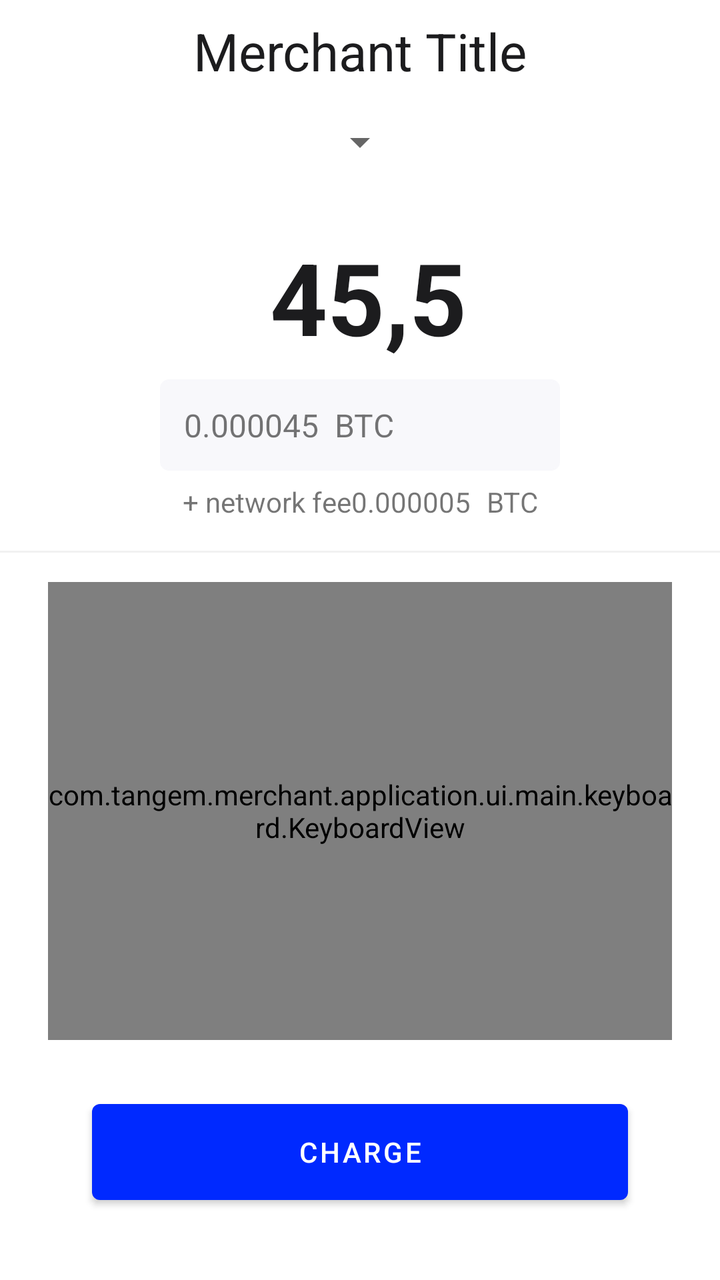
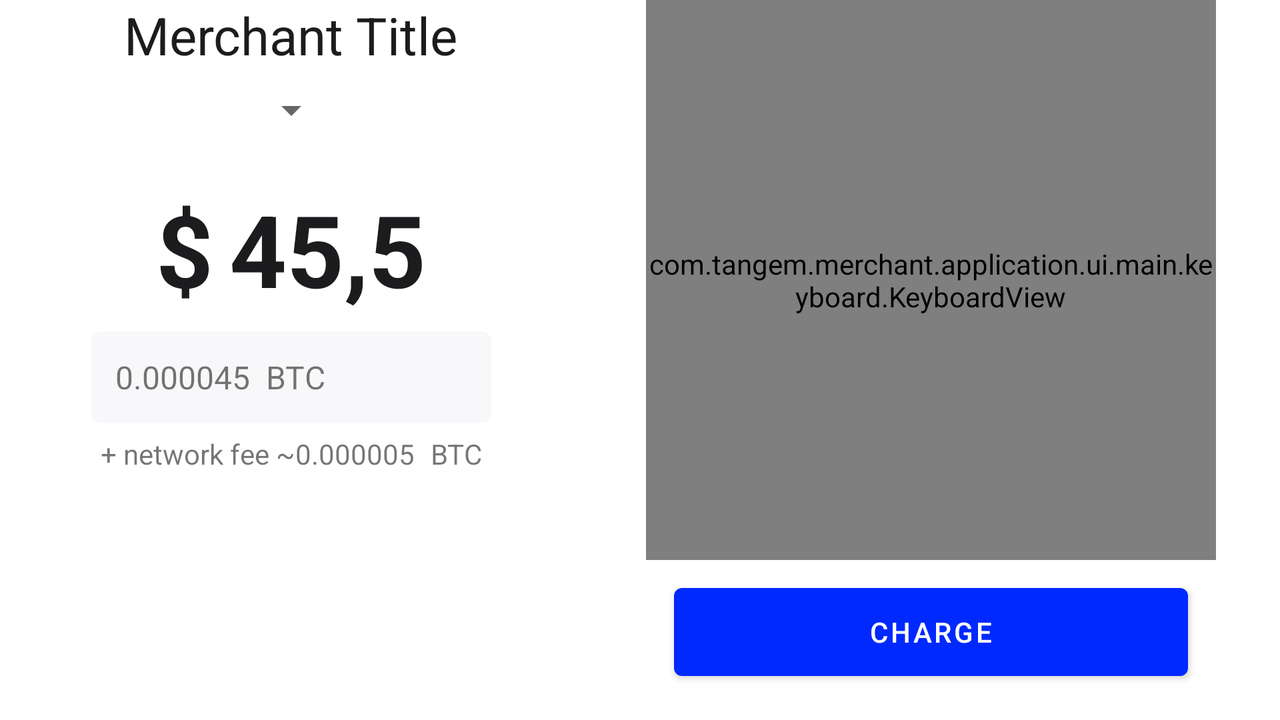

Two renders of one Android screen. The first uses the default layout on a phone; the second uses the alternative layout the repository ships for a different screen configuration, on a matching device. The two XML files are below.
<!-- AndroidManifest.xml: application theme AppTheme -->
<!-- res/layout/fg_main.xml -->
<?xml version="1.0" encoding="utf-8"?>
<LinearLayout xmlns:android="http://schemas.android.com/apk/res/android"
    xmlns:app="http://schemas.android.com/apk/res-auto"
    xmlns:tools="http://schemas.android.com/tools"
    android:id="@+id/llRoot"
    android:layout_width="match_parent"
    android:layout_height="match_parent"
    android:orientation="vertical">

    <androidx.constraintlayout.widget.ConstraintLayout
        android:id="@+id/clTop"
        android:layout_width="match_parent"
        android:layout_height="match_parent"
        android:layout_weight="1.2">

        <TextView
            android:id="@+id/tvMerchantTitle"
            android:layout_width="wrap_content"
            android:layout_height="wrap_content"
            android:layout_marginTop="8dp"
            android:textColor="@color/textPrimary"
            android:textSize="26sp"
            app:layout_constraintEnd_toEndOf="parent"
            app:layout_constraintHorizontal_bias="0.5"
            app:layout_constraintStart_toStartOf="parent"
            app:layout_constraintTop_toTopOf="parent"
            tools:text="Merchant Title" />

        <Spinner
            android:id="@+id/spBlockchain"
            android:layout_width="wrap_content"
            android:layout_height="wrap_content"
            android:layout_marginTop="16dp"
            app:layout_constraintEnd_toEndOf="parent"
            app:layout_constraintHorizontal_bias="0.5"
            app:layout_constraintStart_toStartOf="parent"
            app:layout_constraintTop_toBottomOf="@+id/tvMerchantTitle" />

        <LinearLayout
            android:id="@+id/llFiat"
            android:layout_width="wrap_content"
            android:layout_height="wrap_content"
            android:layout_marginTop="32dp"
            android:orientation="horizontal"
            app:layout_constraintEnd_toEndOf="parent"
            app:layout_constraintStart_toStartOf="parent"
            app:layout_constraintTop_toBottomOf="@+id/spBlockchain">

            <TextView
                android:id="@+id/tvFiatCurrency"
                android:layout_width="wrap_content"
                android:layout_height="wrap_content"
                android:textColor="@color/textPrimary"
                android:textSize="50sp"
                android:textStyle="bold"
                android:visibility="gone"
                tools:text="$" />

            <View
                android:layout_width="8dp"
                android:layout_height="0dp" />

            <EditText
                android:id="@+id/tvFiatValue"
                android:layout_width="wrap_content"
                android:layout_height="wrap_content"
                android:background="@null"
                android:enabled="false"
                android:inputType="numberDecimal"
                android:maxLines="1"
                android:textColor="@color/textPrimary"
                android:textSize="50sp"
                android:textStyle="bold"
                tools:text="45,5" />

        </LinearLayout>

        <FrameLayout
            android:id="@+id/flBlockchain"
            android:layout_width="wrap_content"
            android:layout_height="wrap_content"
            android:layout_marginTop="8dp"
            android:background="@drawable/bg_rounded_rectangle"
            android:minWidth="200dp"
            android:padding="12dp"
            app:layout_constraintEnd_toEndOf="parent"
            app:layout_constraintHorizontal_bias="0.5"
            app:layout_constraintStart_toStartOf="parent"
            app:layout_constraintTop_toBottomOf="@+id/llFiat">

            <LinearLayout
                android:id="@+id/llBlockchain"
                android:layout_width="wrap_content"
                android:layout_height="wrap_content"
                android:orientation="horizontal">

                <TextView
                    android:id="@+id/tvBlockchainValue"
                    android:layout_width="wrap_content"
                    android:layout_height="wrap_content"
                    android:textSize="16sp"
                    tools:text="0.000045" />

                <View
                    android:layout_width="8dp"
                    android:layout_height="0dp" />

                <TextView
                    android:id="@+id/tvBlockchainCurrency"
                    android:layout_width="wrap_content"
                    android:layout_height="wrap_content"
                    android:textSize="16sp"
                    tools:text="BTC" />

            </LinearLayout>

        </FrameLayout>

        <LinearLayout
            android:id="@+id/linearLayout"
            android:layout_width="wrap_content"
            android:layout_height="wrap_content"
            android:layout_marginTop="6dp"
            android:orientation="horizontal"
            app:layout_constraintEnd_toEndOf="parent"
            app:layout_constraintHorizontal_bias="0.5"
            app:layout_constraintStart_toStartOf="parent"
            app:layout_constraintTop_toBottomOf="@+id/flBlockchain">

            <TextView
                android:id="@+id/tvFee"
                android:layout_width="wrap_content"
                android:layout_height="wrap_content"
                android:text="@string/network_fee" />

            <TextView
                android:id="@+id/tvFeeValue"
                android:layout_width="wrap_content"
                android:layout_height="wrap_content"
                tools:text="0.000005" />

            <View
                android:layout_width="8dp"
                android:layout_height="0dp" />

            <TextView
                android:id="@+id/tvFeeCurrency"
                android:layout_width="wrap_content"
                android:layout_height="wrap_content"
                tools:text="BTC" />

        </LinearLayout>

        <FrameLayout
            android:id="@+id/flDelimiter"
            android:layout_width="match_parent"
            android:layout_height="1dp"
            android:background="@color/delimiter"
            app:layout_constraintBottom_toBottomOf="parent"
            app:layout_constraintEnd_toEndOf="parent"
            app:layout_constraintStart_toStartOf="parent"
            app:layout_constraintTop_toBottomOf="@+id/linearLayout" />

    </androidx.constraintlayout.widget.ConstraintLayout>


    <androidx.constraintlayout.widget.ConstraintLayout
        android:id="@+id/clBottom"
        android:layout_width="match_parent"
        android:layout_height="match_parent"
        android:layout_weight="1">

        <com.tangem.merchant.application.ui.main.keyboard.KeyboardView
            android:id="@+id/keyboard"
            android:layout_width="0dp"
            android:layout_height="0dp"
            android:layout_marginStart="24dp"
            android:layout_marginEnd="24dp"
            android:layout_marginBottom="32dp"
            app:layout_constraintBottom_toTopOf="@+id/btnCharge"
            app:layout_constraintEnd_toEndOf="parent"
            app:layout_constraintStart_toStartOf="parent"
            app:layout_constraintTop_toTopOf="parent" />

        <Button
            android:id="@+id/btnCharge"
            android:layout_width="0dp"
            android:layout_height="wrap_content"
            android:layout_marginStart="46dp"
            android:layout_marginEnd="46dp"
            android:layout_marginBottom="40dp"
            android:insetTop="0dp"
            android:insetBottom="0dp"
            android:text="@string/btn_charge"
            app:layout_constraintBottom_toBottomOf="parent"
            app:layout_constraintEnd_toEndOf="parent"
            app:layout_constraintStart_toStartOf="parent" />

    </androidx.constraintlayout.widget.ConstraintLayout>

</LinearLayout>
<!-- resources referenced by this layout -->
<resources>
  <color name="delimiter">#F1F1F1</color>
  <color name="textPrimary">@color/main_black</color>
  <!-- drawable bg_rounded_rectangle (drawable) -->
  <?xml version="1.0" encoding="utf-8"?>
  <shape xmlns:android="http://schemas.android.com/apk/res/android"
      android:shape="rectangle">
  
      <corners android:radius="@dimen/bg_corner_radius" />
  
      <solid android:color="@color/bg_rounded_rectangle" />
  
      <stroke
          android:width="1dip"
          android:color="@color/bg_rounded_rectangle" />
  </shape>
  <string name="btn_charge">Charge</string>
  <string name="network_fee">+ network fee</string>
  <style name="AppTheme" parent="Theme.MaterialComponents.Light.NoActionBar">
          <item name="colorPrimary">@color/colorPrimary</item>
          <item name="colorPrimaryDark">@color/colorPrimaryDark</item>
          <item name="colorSecondary">@color/colorSecondary</item>
          <item name="colorAccent">@color/colorAccent</item>
          
          
          
          
          <item name="android:colorBackground">@color/background</item>
          <item name="colorSurface">@color/background</item>
      </style>
  <color name="main_black">#1C1C1E</color>
  <dimen name="bg_corner_radius">4dp</dimen>
  <color name="bg_rounded_rectangle">#F8F8FB</color>
  <color name="colorPrimary">#0029FF</color>
  <color name="colorPrimaryDark">#DFDCDC</color>
  <color name="colorSecondary">#9C27B0</color>
  <color name="colorAccent">#0029FF</color>
  <color name="background">#FFFFFF</color>
</resources>
<!-- res/layout-land/fg_main.xml (the repository's variant of the layout above) -->
<!-- drawn on the phone turned sideways -->
<?xml version="1.0" encoding="utf-8"?>
<LinearLayout xmlns:android="http://schemas.android.com/apk/res/android"
    xmlns:app="http://schemas.android.com/apk/res-auto"
    xmlns:tools="http://schemas.android.com/tools"
    android:id="@+id/llRoot"
    android:layout_width="match_parent"
    android:layout_height="match_parent"
    android:orientation="horizontal">

    <androidx.constraintlayout.widget.ConstraintLayout
        android:id="@+id/clTop"
        android:layout_width="match_parent"
        android:layout_height="match_parent"
        android:layout_weight="1.2">

        <TextView
            android:id="@+id/tvMerchantTitle"
            android:layout_width="wrap_content"
            android:layout_height="wrap_content"
            android:text="Merchant Title"
            android:textColor="@color/textPrimary"
            android:textSize="26sp"
            app:layout_constraintEnd_toEndOf="parent"
            app:layout_constraintHorizontal_bias="0.5"
            app:layout_constraintStart_toStartOf="parent"
            app:layout_constraintTop_toTopOf="parent"
            tools:text="Merchant Title" />

        <Spinner
            android:id="@+id/spBlockchain"
            android:layout_width="wrap_content"
            android:layout_height="wrap_content"
            android:layout_marginTop="8dp"
            app:layout_constraintEnd_toEndOf="parent"
            app:layout_constraintHorizontal_bias="0.5"
            app:layout_constraintStart_toStartOf="parent"
            app:layout_constraintTop_toBottomOf="@+id/tvMerchantTitle" />

        <LinearLayout
            android:id="@+id/llFiat"
            android:layout_width="wrap_content"
            android:layout_height="wrap_content"
            android:layout_marginTop="24dp"
            android:orientation="horizontal"
            app:layout_constraintEnd_toEndOf="parent"
            app:layout_constraintStart_toStartOf="parent"
            app:layout_constraintTop_toBottomOf="@+id/spBlockchain">

            <TextView
                android:id="@+id/tvFiatCurrency"
                android:layout_width="wrap_content"
                android:layout_height="wrap_content"
                android:text="$"
                android:textColor="@color/textPrimary"
                android:textSize="50sp"
                android:textStyle="bold"
                tools:text="$" />

            <View
                android:layout_width="8dp"
                android:layout_height="0dp" />

            <TextView
                android:id="@+id/tvFiatValue"
                android:layout_width="wrap_content"
                android:layout_height="wrap_content"
                android:text="45,5"
                android:textColor="@color/textPrimary"
                android:textSize="50sp"
                android:textStyle="bold"
                tools:text="45,5" />

        </LinearLayout>

        <FrameLayout
            android:id="@+id/flBlockchain"
            android:layout_width="wrap_content"
            android:layout_height="wrap_content"
            android:layout_marginTop="8dp"
            android:background="@drawable/bg_rounded_rectangle"
            android:minWidth="200dp"
            android:padding="12dp"
            app:layout_constraintEnd_toEndOf="parent"
            app:layout_constraintHorizontal_bias="0.5"
            app:layout_constraintStart_toStartOf="parent"
            app:layout_constraintTop_toBottomOf="@+id/llFiat">

            <LinearLayout
                android:id="@+id/llBlockchain"
                android:layout_width="wrap_content"
                android:layout_height="wrap_content"
                android:orientation="horizontal">

                <TextView
                    android:id="@+id/tvBlockchainValue"
                    android:layout_width="wrap_content"
                    android:layout_height="wrap_content"
                    android:text="0.000045"
                    android:textSize="16sp"
                    tools:text="0.000045" />

                <View
                    android:layout_width="8dp"
                    android:layout_height="0dp" />

                <TextView
                    android:id="@+id/tvBlockchainCurrency"
                    android:layout_width="wrap_content"
                    android:layout_height="wrap_content"
                    android:text="BTC"
                    android:textSize="16sp"
                    tools:text="BTC" />

            </LinearLayout>

        </FrameLayout>

        <LinearLayout
            android:id="@+id/linearLayout"
            android:layout_width="wrap_content"
            android:layout_height="wrap_content"
            android:layout_marginTop="6dp"
            android:orientation="horizontal"
            app:layout_constraintEnd_toEndOf="parent"
            app:layout_constraintHorizontal_bias="0.5"
            app:layout_constraintStart_toStartOf="parent"
            app:layout_constraintTop_toBottomOf="@+id/flBlockchain">

            <TextView
                android:id="@+id/tvFee"
                android:layout_width="wrap_content"
                android:layout_height="wrap_content"
                android:text="+ network fee ~"
                tools:text="+ network fee ~" />

            <TextView
                android:id="@+id/tvFeeValue"
                android:layout_width="wrap_content"
                android:layout_height="wrap_content"
                android:text="0.000005"
                tools:text="0.000005" />

            <View
                android:layout_width="8dp"
                android:layout_height="0dp" />

            <TextView
                android:id="@+id/tvFeeCurrency"
                android:layout_width="wrap_content"
                android:layout_height="wrap_content"
                android:text="BTC"
                tools:text="BTC" />

        </LinearLayout>

    </androidx.constraintlayout.widget.ConstraintLayout>

    <androidx.constraintlayout.widget.ConstraintLayout
        android:id="@+id/clBottom"
        android:layout_width="match_parent"
        android:layout_height="match_parent"
        android:layout_weight="1">

        <com.tangem.merchant.application.ui.main.keyboard.KeyboardView
            android:id="@+id/keyboard"
            android:layout_width="0dp"
            android:layout_height="0dp"
            android:layout_marginStart="32dp"
            android:layout_marginEnd="32dp"
            android:layout_marginBottom="8dp"
            app:layout_constraintBottom_toTopOf="@+id/button2"
            app:layout_constraintEnd_toEndOf="parent"
            app:layout_constraintStart_toStartOf="parent"
            app:layout_constraintTop_toTopOf="parent" />

        <Button
            android:id="@+id/button2"
            android:layout_width="0dp"
            android:layout_height="56dp"
            android:layout_marginStart="46dp"
            android:layout_marginEnd="46dp"
            android:layout_marginBottom="16dp"
            android:text="@string/btn_charge"
            app:layout_constraintBottom_toBottomOf="parent"
            app:layout_constraintEnd_toEndOf="parent"
            app:layout_constraintStart_toStartOf="parent" />

    </androidx.constraintlayout.widget.ConstraintLayout>

</LinearLayout>
<!-- resources referenced by the variant -->
<!-- as the phone turned sideways resolves them -->
<resources>
  <color name="textPrimary">@color/main_black</color>
  <!-- drawable bg_rounded_rectangle (drawable) -->
  <?xml version="1.0" encoding="utf-8"?>
  <shape xmlns:android="http://schemas.android.com/apk/res/android"
      android:shape="rectangle">
  
      <corners android:radius="@dimen/bg_corner_radius" />
  
      <solid android:color="@color/bg_rounded_rectangle" />
  
      <stroke
          android:width="1dip"
          android:color="@color/bg_rounded_rectangle" />
  </shape>
  <string name="btn_charge">Charge</string>
  <style name="AppTheme" parent="Theme.MaterialComponents.Light.NoActionBar">
          <item name="colorPrimary">@color/colorPrimary</item>
          <item name="colorPrimaryDark">@color/colorPrimaryDark</item>
          <item name="colorSecondary">@color/colorSecondary</item>
          <item name="colorAccent">@color/colorAccent</item>
          
          
          
          
          <item name="android:colorBackground">@color/background</item>
          <item name="colorSurface">@color/background</item>
      </style>
  <color name="main_black">#1C1C1E</color>
  <dimen name="bg_corner_radius">4dp</dimen>
  <color name="bg_rounded_rectangle">#F8F8FB</color>
  <color name="colorPrimary">#0029FF</color>
  <color name="colorPrimaryDark">#DFDCDC</color>
  <color name="colorSecondary">#9C27B0</color>
  <color name="colorAccent">#0029FF</color>
  <color name="background">#FFFFFF</color>
</resources>
